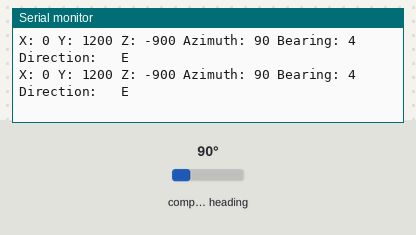
This sketch was run on a simulated Arduino Uno, built with avr-gcc and run on an emulated ATmega328P. On the bench: the last lines printed to the serial monitor. The test bench sets the inputs (shaded band); at power-on: compass heading 90°.

Above: at 1.2 s.
1.3 s: compass heading set to 7°
At 1.7 s:
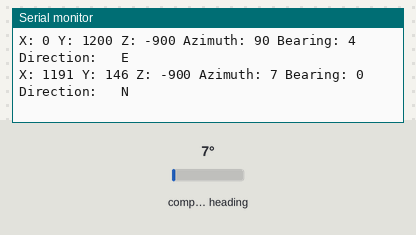
3.5 s: compass heading set to 180°
At 3.71 s:
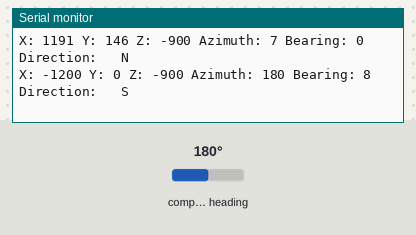
5.5 s: compass heading set to 269°
At 5.73 s:
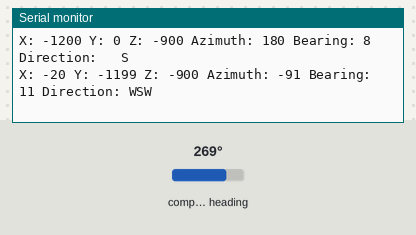
7.5 s: compass heading set to 352°
At 7.75 s:
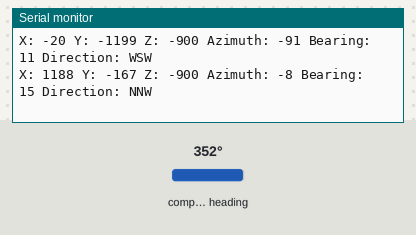

The sketch:

comp.ino
```cpp
#include <QMC5883LCompass.h>

QMC5883LCompass compass;

void setup() {
  Serial.begin(9600);
  compass.init();
}

void loop() {

  int x, y, z, a, b;
  char myArray[3];

  compass.read();

  x = compass.getX();
  y = compass.getY();
  z = compass.getZ();

  a = compass.getAzimuth();

  b = compass.getBearing(a);

  compass.getDirection(myArray, a);


  Serial.print("X: ");
  Serial.print(x);

  Serial.print(" Y: ");
  Serial.print(y);

  Serial.print(" Z: ");
  Serial.print(z);

  Serial.print(" Azimuth: ");
  Serial.print(a);

  Serial.print(" Bearing: ");
  Serial.print(b);

  Serial.print(" Direction: ");
  Serial.print(myArray[0]);
  Serial.print(myArray[1]);
  Serial.print(myArray[2]);

  Serial.println();

  delay(250);
}
```

Measured:
- after the input at 1.3 s, the serial monitor: prints a new line after 0.21 s (image 1)
- after the input at 3.5 s, the serial monitor: prints a new line at once (image 2)
- after the input at 5.5 s, the serial monitor: prints a new line after 0.05 s (image 3)
- after the input at 7.5 s, the serial monitor: prints a new line after 0.07 s (image 4)
